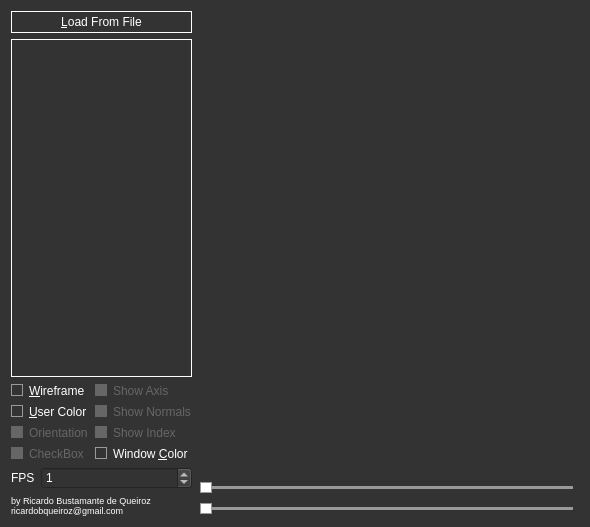
<?xml version="1.0" encoding="UTF-8"?>
<ui version="4.0">
 <class>MainWindow</class>
 <widget class="QMainWindow" name="MainWindow">
  <property name="geometry">
   <rect>
    <x>0</x>
    <y>0</y>
    <width>590</width>
    <height>527</height>
   </rect>
  </property>
  <property name="windowTitle">
   <string>GC::Viewer</string>
  </property>
  <property name="styleSheet">
   <string notr="true">/* ===QWidget=== */

QWidget{
	background-color: rgb(51, 51, 51);
/*	background-color: #000;*/
	color: #fff;
}

QWidget::disabled{
	color: #666;
}

/* ===QSlider=== */
QSlider::groove:horizontal {
	background: #999;
	position: absolute; /* absolutely position 4px from the left and right of the widget. setting margins on the widget should work too... */
	top: 6px;bottom: 6px;
	left: 6px; right: 6px;
 }

 QSlider::handle:horizontal {
	height: 10px;
	width: 10px;
    background: #fff;
	border: 1px solid #999;
	margin:  -4px; /* expand outside the groove */
 }

QSlider::handle::hover:horizontal{
	border: 1px solid #fff;
}

/* ===QGroupBox=== */
QGroupBox{
	border: 2px solid white;
	padding: 0px;
	margin: 5px;
}

QGroupBox::title{
	subcontrol-origin: margin;
	subcontrol-position: top center;
}

/* ===QCheckBox=== */
QCheckBox::indicator{
	border: 1px solid #999;
	width: 10px;
	height: 10px;
}

QCheckBox::indicator::hover{
	border: 1px solid #fff;
}

QCheckBox::indicator::disabled{
	border: 1px solid #666;
	background-color: #666;
}

QCheckBox::indicator::checked{
	background-color: #fff;
}

QCheckBox::indicator::unchecked{
}

/* ===QComboBox=== */
QComboBox{
	border: 1px solid white;
}

QComboBox::drop-down{
	border: none;
}

QComboBox::down-arrow{
	border-image: url(:/resources/arrow.png);
}

/* ===QPushButton=== */
QPushButton{
	border:1px solid white;
	width: 20px;
	height: 20px;
}

/* ===QListWidget=== */
QListWidget{
	border: 1px solid white;
}

QListWidget::item{
	border: 1px solid none;
}

QListWidget::item:hover{
	border: 1px solid white;
}

QListWidget::item:selected{
	border: 1px dashed #999;
}

QListWidget::item:active{
	border: 1px solid rgb(51, 51, 51);
}

QListWidget::item::!active{
}

/* ===QScrollBar=== */</string>
  </property>
  <widget class="QWidget" name="centralWidget">
   <layout class="QHBoxLayout" name="horizontalLayout" stretch="1,10">
    <item>
     <layout class="QVBoxLayout" name="verticalLayout">
      <item>
       <widget class="QPushButton" name="load_button">
        <property name="text">
         <string>&amp;Load From File</string>
        </property>
       </widget>
      </item>
      <item>
       <widget class="QListWidget" name="listWidget"/>
      </item>
      <item>
       <layout class="QGridLayout" name="gridLayout">
        <item row="2" column="1">
         <widget class="QCheckBox" name="checkBox_4">
          <property name="enabled">
           <bool>false</bool>
          </property>
          <property name="text">
           <string>Show Index</string>
          </property>
         </widget>
        </item>
        <item row="1" column="0">
         <widget class="QCheckBox" name="user_color_check">
          <property name="text">
           <string>&amp;User Color</string>
          </property>
         </widget>
        </item>
        <item row="0" column="0">
         <widget class="QCheckBox" name="wireframe_checkBox">
          <property name="text">
           <string>&amp;Wireframe</string>
          </property>
         </widget>
        </item>
        <item row="0" column="1">
         <widget class="QCheckBox" name="checkBox_2">
          <property name="enabled">
           <bool>false</bool>
          </property>
          <property name="text">
           <string>Show Axis</string>
          </property>
         </widget>
        </item>
        <item row="1" column="1">
         <widget class="QCheckBox" name="checkBox_3">
          <property name="enabled">
           <bool>false</bool>
          </property>
          <property name="text">
           <string>Show Normals</string>
          </property>
         </widget>
        </item>
        <item row="2" column="0">
         <widget class="QCheckBox" name="checkBox">
          <property name="enabled">
           <bool>false</bool>
          </property>
          <property name="text">
           <string>Orientation</string>
          </property>
         </widget>
        </item>
        <item row="3" column="0">
         <widget class="QCheckBox" name="checkBox_5">
          <property name="enabled">
           <bool>false</bool>
          </property>
          <property name="text">
           <string>CheckBox</string>
          </property>
         </widget>
        </item>
        <item row="3" column="1">
         <widget class="QCheckBox" name="color_button">
          <property name="text">
           <string>Window &amp;Color</string>
          </property>
          <property name="checkable">
           <bool>false</bool>
          </property>
         </widget>
        </item>
       </layout>
      </item>
      <item>
       <layout class="QFormLayout" name="formLayout">
        <item row="0" column="0">
         <widget class="QLabel" name="label_2">
          <property name="text">
           <string>FPS</string>
          </property>
         </widget>
        </item>
        <item row="0" column="1">
         <widget class="QSpinBox" name="fps_spin">
          <property name="maximum">
           <number>60</number>
          </property>
          <property name="value">
           <number>1</number>
          </property>
         </widget>
        </item>
       </layout>
      </item>
      <item>
       <widget class="QLabel" name="label">
        <property name="styleSheet">
         <string notr="true">font: 7pt;</string>
        </property>
        <property name="text">
         <string>by Ricardo Bustamante de Queiroz
ricardobqueiroz@gmail.com</string>
        </property>
       </widget>
      </item>
     </layout>
    </item>
    <item>
     <layout class="QVBoxLayout" name="verticalLayout_2">
      <item>
       <widget class="GLWidget" name="glwidget" native="true">
        <property name="sizePolicy">
         <sizepolicy hsizetype="Expanding" vsizetype="Expanding">
          <horstretch>0</horstretch>
          <verstretch>0</verstretch>
         </sizepolicy>
        </property>
        <property name="minimumSize">
         <size>
          <width>100</width>
          <height>100</height>
         </size>
        </property>
       </widget>
      </item>
      <item>
       <widget class="QSlider" name="spread_slider">
        <property name="maximum">
         <number>100</number>
        </property>
        <property name="orientation">
         <enum>Qt::Horizontal</enum>
        </property>
       </widget>
      </item>
      <item>
       <widget class="QSlider" name="shrink_slider">
        <property name="maximum">
         <number>100</number>
        </property>
        <property name="orientation">
         <enum>Qt::Horizontal</enum>
        </property>
       </widget>
      </item>
     </layout>
    </item>
   </layout>
  </widget>
 </widget>
 <layoutdefault spacing="6" margin="11"/>
 <customwidgets>
  <customwidget>
   <class>GLWidget</class>
   <extends>QWidget</extends>
   <header>interface/glwidget.h</header>
   <container>1</container>
  </customwidget>
 </customwidgets>
 <resources/>
 <connections/>
</ui>
